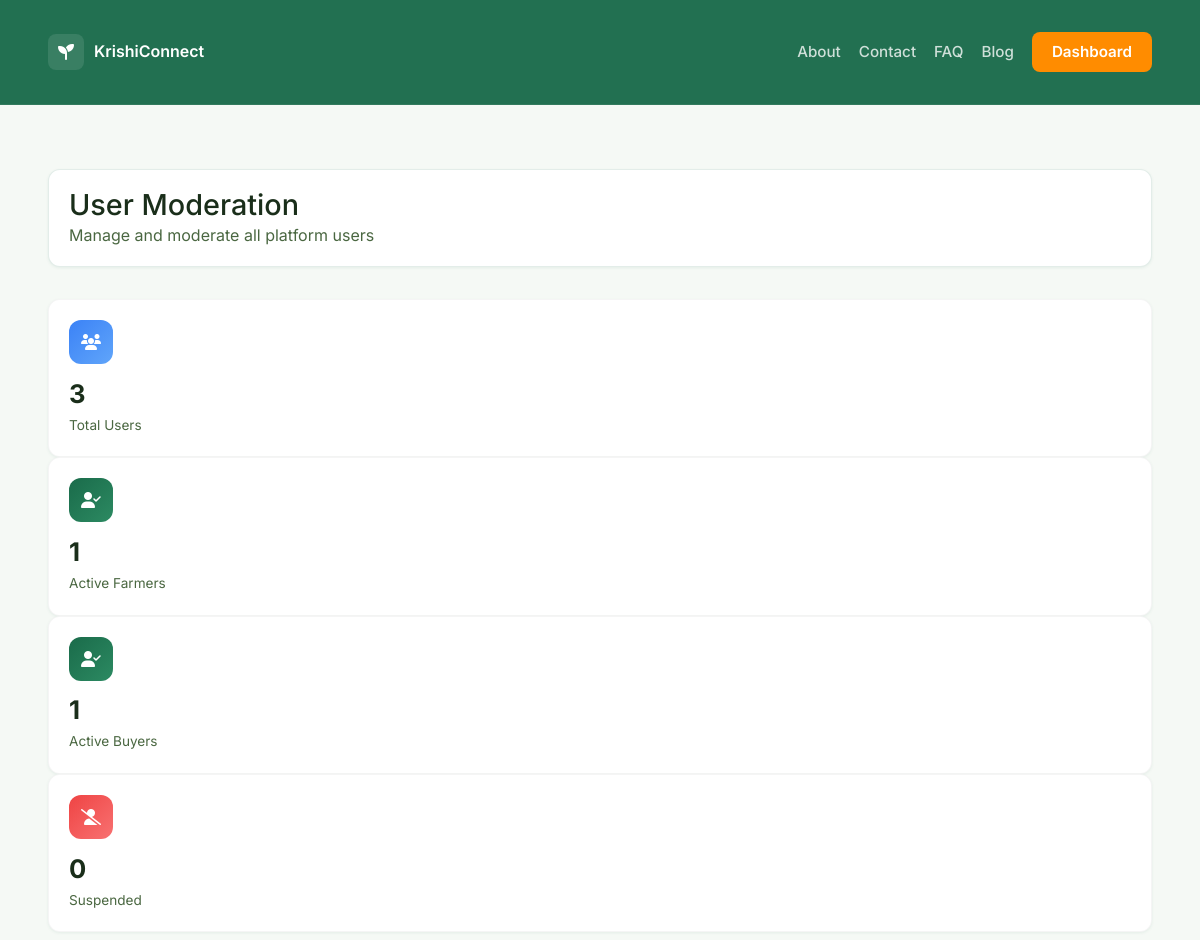
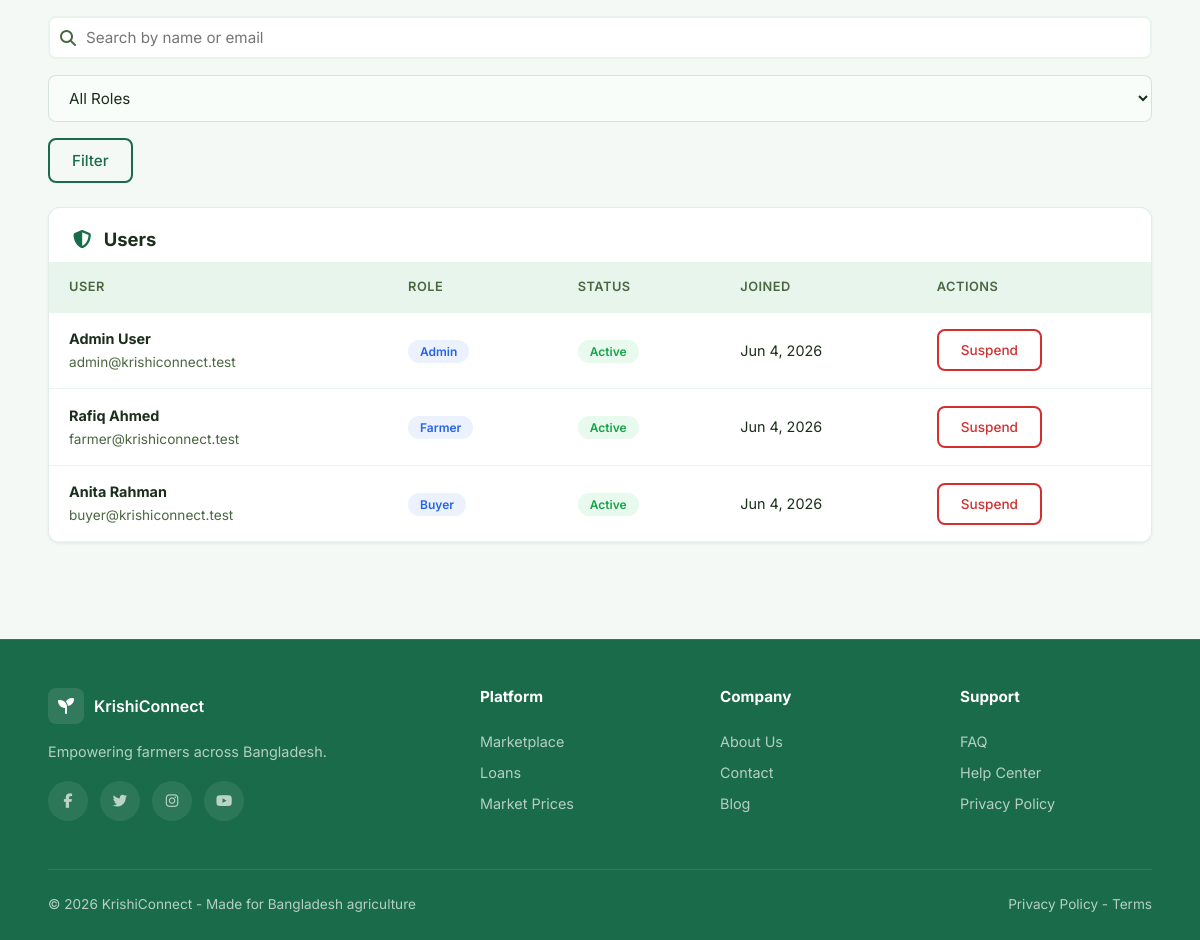
Screenshot of /pages/user-moderation.php (signed in) with the database file from the repository (2 pictures, top to bottom).
### tables this page shows
CREATE TABLE users (
    id INT AUTO_INCREMENT PRIMARY KEY,
    full_name VARCHAR(120) NOT NULL,
    email VARCHAR(160) NOT NULL UNIQUE,
    phone VARCHAR(40) DEFAULT NULL,
    role ENUM('farmer','buyer','finance','admin') NOT NULL DEFAULT 'farmer',
    password_hash VARCHAR(255) NOT NULL,
    status ENUM('active','pending','suspended') NOT NULL DEFAULT 'active',
    created_at TIMESTAMP DEFAULT CURRENT_TIMESTAMP,
    updated_at TIMESTAMP DEFAULT CURRENT_TIMESTAMP ON UPDATE CURRENT_TIMESTAMP
);

### app/includes/config.php (called while the page is built)
<?php
return [
    'db' => [
        'host' => getenv('KRISHI_DB_HOST') ?: '127.0.0.1',
        'port' => getenv('KRISHI_DB_PORT') ?: '3307',
        'name' => getenv('KRISHI_DB_NAME') ?: 'krishiconnect',
        'user' => getenv('KRISHI_DB_USER') ?: 'root',
        'pass' => getenv('KRISHI_DB_PASS') ?: '',
        'charset' => getenv('KRISHI_DB_CHARSET') ?: 'utf8mb4',
    ],
    'base_url' => getenv('KRISHI_BASE_URL') !== false ? getenv('KRISHI_BASE_URL') : null,
];

### app/includes/db.php (called while the page is built, shortened)
<?php
function db(): PDO
{
    static $pdo = null;
    if ($pdo instanceof PDO) {
        return $pdo;
    }
    $config = require __DIR__ . '/config.php';
    $db = $config['db'];
    $options = [
        PDO::ATTR_ERRMODE => PDO::ERRMODE_EXCEPTION,
        PDO::ATTR_DEFAULT_FETCH_MODE => PDO::FETCH_ASSOC,
        PDO::ATTR_TIMEOUT => 3,
    ];
    foreach (db_candidate_ports($db['port']) as $port) {
        try {
            try {
                $pdo = db_connect($db, $port, $options, true);
            } catch (PDOException $e) {
                if (!db_is_unknown_database($e)) {
                    throw $e;
                }
                $server = db_connect($db, $port, $options, false);
                db_create_database($server, $db['name'], $db['charset']);
                $pdo = db_connect($db, $port, $options, true);
            }
            return $pdo;
        } catch (PDOException $e) {
            $lastError = $e;
        }
    }
}
function db_candidate_ports(string $configured): array
{
    $ports = [];
    foreach ([$configured, '3306', '3307', '3308'] as $port) {
        $port = trim((string) $port);
        if ($port !== '' && !in_array($port, $ports, true)) {
            $ports[] = $port;
        }
    }
    return $ports;
}
function db_connect(array $db, string $port, array $options, bool $withDatabase): PDO
{
    if ($withDatabase) {
        $dsn = sprintf(
            'mysql:host=%s;port=%s;dbname=%s;charset=%s',
            $db['host'],
            $port,
            $db['name'],
            $db['charset']
        );
    }
    return new PDO($dsn, $db['user'], $db['pass'], $options);
}

### app/includes/helpers.php (called while the page is built, shortened)
<?php
function app_config(): array
{
    static $config = null;
    if ($config === null) {
        $config = require __DIR__ . '/config.php';
    }
    return $config;
}
function base_url(): string
{
    $base = app_config()['base_url'] ?? '';
    return rtrim($base, '/');
}
function url(string $path): string
{
    $base = base_url();
    $path = '/' . ltrim($path, '/');
    return $base . $path;
}
function asset_url(string $path): string
{
    return url($path);
}

### app/includes/auth.php (called while the page is built, shortened)
<?php
require_once __DIR__ . '/db.php';
require_once __DIR__ . '/helpers.php';
function current_user(): ?array
{
    $pdo = db();
    $stmt = $pdo->prepare('SELECT id, full_name, email, role, status FROM users WHERE id = ?');
    $stmt->execute([$_SESSION['user_id']]);
    $user = $stmt->fetch();
    return $user ?: null;
}
function dashboard_path_for_role(?string $role): string
{
    return match ($role) {
        'admin' => 'pages/admin-dashboard.php',
        'finance' => 'pages/finance-dashboard.php',
        'buyer' => 'pages/buyer-dashboard.php',
        default => 'pages/dashboard.php',
    };
}
function current_dashboard_path(): string
{
    $user = current_user();
    return dashboard_path_for_role($user['role'] ?? null);
}

### pages/user-moderation.php (the view, shortened to what this page needs)
<?php
require_once __DIR__ . '/../app/includes/auth.php';
require_once __DIR__ . '/../app/includes/helpers.php';
require_once __DIR__ . '/../app/includes/db.php';
$pdo = db();
$role = trim($_GET['role'] ?? 'all');
$search = trim($_GET['search'] ?? '');
$where = '1=1';
$params = [];
$stmt = $pdo->prepare("SELECT id, full_name, email, role, status, created_at FROM users WHERE {$where} ORDER BY created_at DESC");
$stmt->execute($params);
$users = $stmt->fetchAll();
$statsTotal = (int)$pdo->query('SELECT COUNT(*) AS total FROM users')->fetch()['total'];
$statsFarmers = (int)$pdo->query("SELECT COUNT(*) AS total FROM users WHERE role = 'farmer' AND status = 'active'")->fetch()['total'];
$statsBuyers = (int)$pdo->query("SELECT COUNT(*) AS total FROM users WHERE role = 'buyer' AND status = 'active'")->fetch()['total'];
$statsSuspended = (int)$pdo->query("SELECT COUNT(*) AS total FROM users WHERE status = 'suspended'")->fetch()['total'];
?>
<!DOCTYPE html>
<html lang="en">
<head>
    <link rel="stylesheet" href="<?= asset_url('css/styles.css'); ?>">
    <link rel="stylesheet" href="https://cdnjs.cloudflare.com/ajax/libs/font-awesome/6.5.1/css/all.min.css">
</head>
<body>
<?php require __DIR__ . '/../app/includes/header.php'; ?>
<section class="section">
    <div class="container">
        <div class="dash-header">
            <div><h1>User Moderation</h1><p>Manage and moderate all platform users</p></div>
        </div>
        <div class="grid sm:grid-cols-2 lg:grid-cols-4 gap-4">
            <div class="stat-card"><div class="stat-icon blue"><i class="fas fa-users"></i></div><div class="stat-value"><?= number_format($statsTotal); ?></div><div class="stat-label">Total Users</div></div>
            <div class="stat-card"><div class="stat-icon green"><i class="fas fa-user-check"></i></div><div class="stat-value"><?= number_format($statsFarmers); ?></div><div class="stat-label">Active Farmers</div></div>
            <div class="stat-card"><div class="stat-icon green"><i class="fas fa-user-check"></i></div><div class="stat-value"><?= number_format($statsBuyers); ?></div><div class="stat-label">Active Buyers</div></div>
            <div class="stat-card"><div class="stat-icon red"><i class="fas fa-user-slash"></i></div><div class="stat-value"><?= number_format($statsSuspended); ?></div><div class="stat-label">Suspended</div></div>
        </div>
        <form class="moderation-filters" method="get" action="<?= url('pages/user-moderation.php'); ?>">
            <div class="input-icon">
                <i class="fas fa-search"></i>
                <input type="text" name="search" value="<?= htmlspecialchars($search); ?>" placeholder="Search by name or email">
            </div>
            <select name="role">
                <option value="all" <?= $role === 'all' ? 'selected' : ''; ?>>All Roles</option>
            </select>
            <button class="btn btn-outline" type="submit">Filter</button>
        </form>
        <div class="table-wrap">
            <h2><i class="fas fa-shield-alt" style="color:var(--emerald);margin-right:8px"></i> Users</h2>
            <table>
                <thead>
                    <tr>
                        <th>User</th>
                        <th>Role</th>
                        <th>Status</th>
                        <th>Joined</th>
                        <th>Actions</th>
                    </tr>
                </thead>
                <tbody>
                    <?php if (!$users): ?>
                        <tr><td colspan="5">No users found.</td></tr>
                    <?php else: ?>
                        <?php foreach ($users as $row): ?>
                            <tr>
                                <td>
                                    <strong><?= htmlspecialchars($row['full_name']); ?></strong><br>
                                    <span class="muted"><?= htmlspecialchars($row['email']); ?></span>
                                </td>
                                <td><span class="badge-status badge-info"><?= htmlspecialchars(ucfirst($row['role'])); ?></span></td>
                                <td>
                                    <span class="badge-status <?= $row['status'] === 'active' ? 'badge-success' : ($row['status'] === 'suspended' ? 'badge-danger' : 'badge-warning'); ?>">
                                        <?= htmlspecialchars(ucfirst($row['status'])); ?>
                                    </span>
                                </td>
                                <td><?= date('M j, Y', strtotime($row['created_at'])); ?></td>
                                <td>
                                    <?php if ($row['status'] === 'suspended'): ?>
                                        <form method="post" action="<?= url('app/actions/user_revoke.php'); ?>">
                                            <input type="hidden" name="user_id" value="<?= (int)$row['id']; ?>">
                                            <button class="btn btn-outline btn-sm" type="submit">Revoke</button>
                                        </form>
                                    <?php else: ?>
                                        <form method="post" action="<?= url('app/actions/user_suspend.php'); ?>">
                                            <button class="btn btn-outline btn-sm" type="submit" style="color:var(--red);border-color:var(--red)">Suspend</button>
                                        </form>
                                    <?php endif; ?>
                                </td>
                            </tr>
                        <?php endforeach; ?>
                    <?php endif; ?>
                </tbody>
            </table>
        </div>
    </div>
</section>
<?php require __DIR__ . '/../app/includes/footer.php'; ?>
</body>
</html>

### rows the page displays
users: full_name "Admin User", email "admin@krishiconnect.test", role "Admin", status "Active", created_at "Jun 4, 2026"
users: full_name "Rafiq Ahmed", email "farmer@krishiconnect.test", role "Farmer", status "Active", created_at "Jun 4, 2026"
users: full_name "Anita Rahman", email "buyer@krishiconnect.test", role "Buyer", status "Active", created_at "Jun 4, 2026"

### other values shown
$statsTotal "3"
$statsFarmers "1"
$statsBuyers "1"
$statsSuspended "0"
